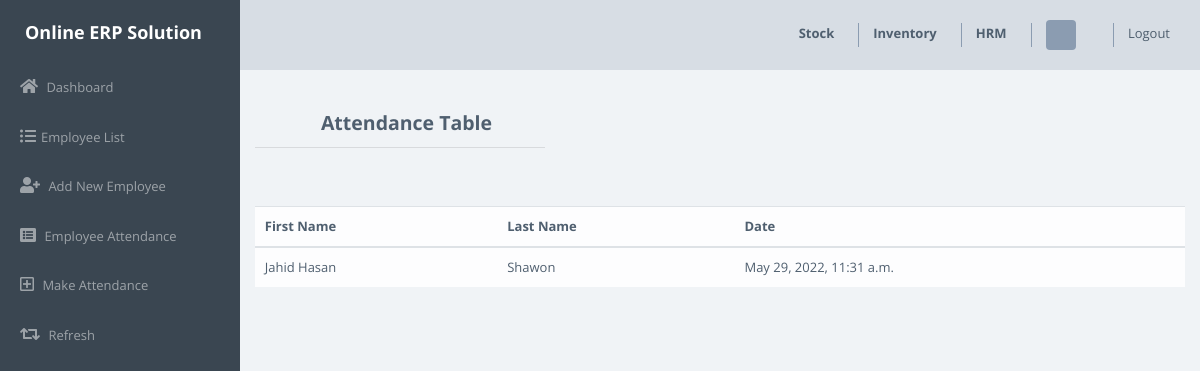
The page /hrm/attendance_list/ on the database its author committed.
### hrm_module/models.py (models this page shows, shortened)
class Attendence(models.Model):
    employee = models.ForeignKey(User, on_delete=models.CASCADE,default='', null=True)
    created = models.DateTimeField(auto_now_add=True)

### hrm_module/views.py (the view)
# urls.py: path('attendance_list/', views.attendance_list, name='attendance-list'),
def attendance_list(request):
    attendance = Attendence.objects.all()
    context ={
        'attandance':attendance,
    }
    return render(request, 'hrm/attandanceList.html', context)

### templates/hrm/attandanceList.html (shortened to what this page needs)
{% load static %}
{% include 'hrm/header.html' %}
{% include 'hrm/sidebar.html' %}
{% load crispy_forms_tags %}
<section class="py-5 mt-3">
    <div class="container">
        <div class="row mt-5">
            <div class="col-lg-4"><h4 class="ml-3 mt-4 font-weight-bold text-center mt-2">Attendance Table</h4>
                <hr></div>
                <div class="col-lg-4"></div>
                <div class="col-lg-4">
        </div>
    </div>
</section>
<section class="py-2">
    <div class="container">
        <div class="row">
            <div class="col-lg-12">
                <table class="table table-hover table-light">
                    <thead>
                      <tr>
                        <th scope="col">First Name</th>
                        <th scope="col">Last Name</th>
                        <th scope="col">Date</th>
                      </tr>
                    </thead>
                    <tbody>
                     {% for att in attandance %}
                      <tr>
                        <td>{{att.employee.first_name}}</td>
                        <td>{{att.employee.last_name}}</td>
                        <td>{{att.created}}</td>
                      </tr>
                      {% endfor %}
                    </tbody>
                  </table>
            </div>
        </div>
    </div>
</section>

### templates/hrm/header.html (style rules this page uses)
* { font-size: 13px; }

### templates/hrm/sidebar.html (style rules this page uses)
* { font-size: 13px; }

### templates/hrm/attandanceList.html (style rules this page uses)
* { font-size: 13px; }

### rows shown on the page
Attendence: employee.first_name "Jahid Hasan", employee.last_name "Shawon", created "May 29, 2022, 11:31 a.m."
